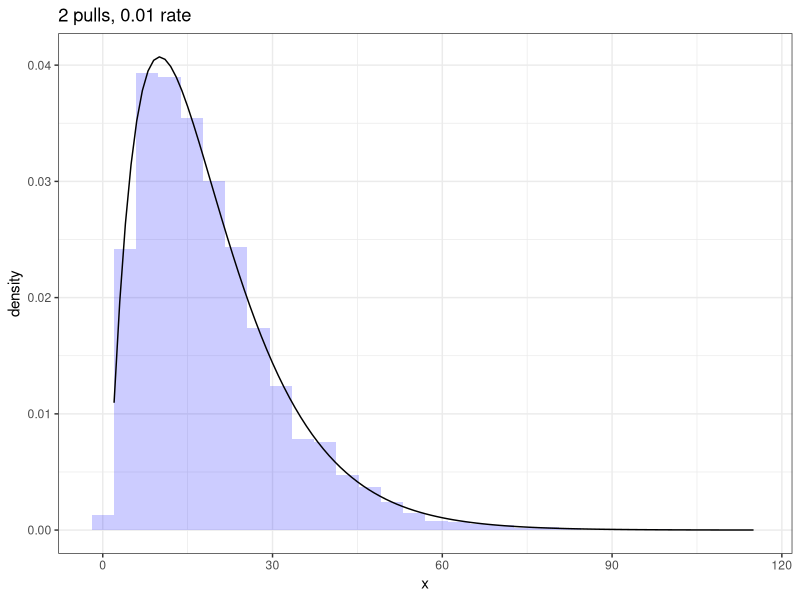

Reproduce this figure in R.
library(ggplot2)
library(dplyr)
library(magrittr)

target <- 2
rate <- 0.01

#Simulation
sim_pulls <- c()
for (i in 1:10000) {
  j <- 0
  k <- 0
  while(k<target) {
    j <- j+1
    pull <- rbinom(1, 11, prob=rate)
    k <- k+pull
  }
  sim_pulls <- c(sim_pulls, j)
}
mean(sim_pulls<=2)

#Define success as getting at least one target pull in an 11 scout
p <- 1-(1-rate)^11
plotfun <- function(x, ...) dnbinom(x-target, ...)
df <- data.frame(x=target:max(sim_pulls)) %>%
  mutate(y=plotfun(x, size=target, prob=p))

ggplot()+
  geom_histogram(data=data.frame(x=sim_pulls), aes(x, ..density..), bins=30, fill="blue", alpha=0.2)+
  geom_line(aes(x, y), data=df)+
  ggtitle(paste(target, "pulls,", rate, "rate"))+
  theme_bw()